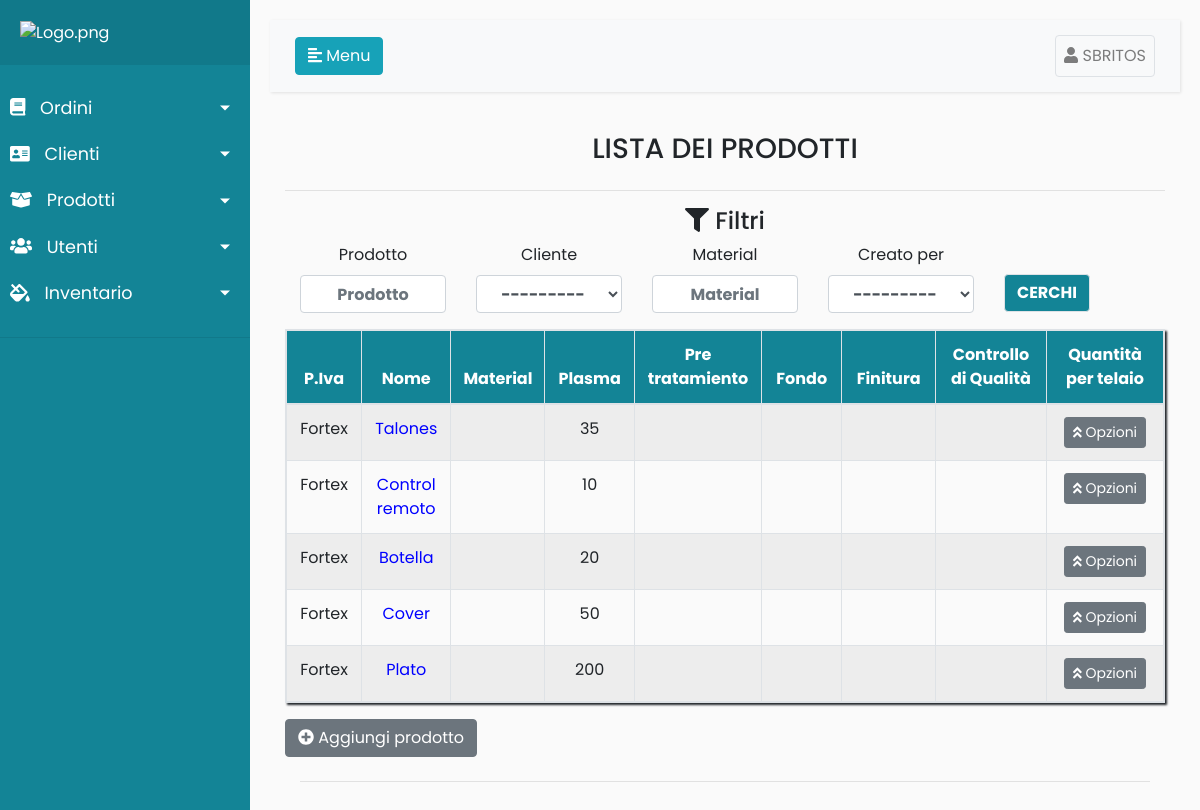
The app's page /Productos/ (signed in) with its own data.
### Register/models.py (models this page shows)
class Usuarios(AbstractUser):
	telefono = models.CharField(max_length=20,null=True, verbose_name='Teléfono',blank=False)
	class Meta:
		permissions = (('Administrador', 'Administrador'),
					   ('Encargado','Encargado'),
					   ('Pintor','Pintor'),
					   ('Montaje','Montaje'),
					   ('Calidad1','Calidad1'),
					   ('Secretaria','Secretaria'),
					   ('Stock','Stock'),
					   )

### Clientes/models.py (models this page shows)
class Clientes(models.Model):
	TIPO_CLIENTE = (
		('Oro','Oro'),
		('Plata','Plata'),
		('Bronce','Bronce'),
		)
	rut = models.IntegerField(primary_key=True,blank=False,null=False)
	nombre_organizacion = models.CharField(max_length=50,blank=False,null=False)
	nombre = models.CharField(max_length=50, blank=False,null=False)
	apellido = models.CharField(max_length=50,blank=False,null=False)
	direccion1 = models.CharField(max_length=150,blank=True,null=False)
	direccion2 = models.CharField(max_length=150, blank=True,null=False)
	ciudad = models.CharField(max_length=20,blank=True,null=False)
	telefono = models.CharField(max_length=20,blank=True,null=False)
	celular = models.CharField(max_length=20,blank=True,null=False)
	email = models.EmailField(max_length=254, blank=True,null=False)
	tipo_cliente = models.CharField(max_length=10,choices=TIPO_CLIENTE,null=False)
	usuarios = models.ForeignKey(settings.AUTH_USER_MODEL,null=True, verbose_name=("Creado por "),on_delete=models.CASCADE)
	history = HistoricalRecords()
	def __str__(self):
		return self.nombre_organizacion

### Productos/models.py (models this page shows, shortened)
class Productos(models.Model):
    nombre = models.CharField(blank=False, max_length=50)
    rut = models.ForeignKey(Clientes, on_delete=models.CASCADE)
    material = models.CharField(blank=True, max_length=50)
    plasma = models.CharField(blank=True, max_length=50)
    preTratamiento = models.ManyToManyField(Stock,related_name='+',blank=True)
    fondo = models.ManyToManyField(Stock,related_name="+",blank=True)
    finitura = models.ManyToManyField(Stock,blank=True)
    deposito = models.CharField(blank=True, max_length=150)
    controlCalidad = models.CharField(blank=True, max_length=50)
    embalaje = models.CharField(blank=True, max_length=50)
    consideraciones = models.TextField(blank=True)
    temperatura = models.IntegerField(blank=True,null=True)
    tiempo_horno = models.IntegerField(blank=True,null=True)
    fotos = models.ImageField(blank=True)
    telaio = models.PositiveSmallIntegerField(blank=True,null=True)
    created = models.DateTimeField(auto_now_add=True)
    updated = models.DateTimeField(auto_now=True,blank=True)
    usuarios = models.ForeignKey(Usuarios, verbose_name=("Creado por "), on_delete=models.CASCADE)
    history = HistoricalRecords()

### Productos/views.py (the view)
# urls.py: path('Productos/', login_required(ListProductosView), name='listProductos'),
def ListProductosView(request):
    Model_one = Productos.objects.all()
    myFilter = OrdenesFilter(request.GET, queryset=Model_one)
    paginator = Paginator(myFilter.qs, 10)
    page = request.GET.get('page1')
    try:
        pub = paginator.page(page)
    except PageNotAnInteger:
        pub = paginator.page(1)
    except EmptyPage:
        pub = paginator.page(paginator.num_pages)
    myFilter = OrdenesFilter(request.GET, queryset=Model_one)
    context = {'Model_one': Model_one, 'pub': pub, "myFilter": myFilter}
    return render(request, 'productos/listProductos.html', context)

### Productos/templates/productos/listProductos.html (shortened to what this page needs)
{%extends 'register/index.html'%}
{%load static%}
{% load widget_tweaks %}
{%block content%}
<div class="container">
    <div class="d-flex justify-content-center">
        <h3>LISTA DEI PRODOTTI </h3>
    </div>
    <hr>
</div>
<div class="container">
    <div class="d-flex justify-content-center">
        <h4><i class="fas fa-filter"></i> Filtri</h4>
    </div>
    <form method="get">
        <div class="container">
            <div class="row align-items-center">
                <div class="col-sm">
                    <label for="nombre" class="text-center container">Prodotto</label>
                    {{myFilter.form.nombre|attr:"placeholder:Prodotto"|add_class:"form-control mb-3 font-weight-bold container text-center"}}
                </div>
                <div class="col-sm">
                    <label for="rut" class="text-center container">Cliente</label>
                    {{myFilter.form.rut|attr:"placeholder:Nombre de producto"|add_class:"form-control mb-3 font-weight-bold container text-center"}}
                </div>
                <div class="col-sm">
                    <label for="material" class="text-center container">Material</label>
                    {{myFilter.form.material|attr:"placeholder:Material"|add_class:"form-control mb-3 font-weight-bold container text-center"}}
                </div>
                <div class="col-sm">
                    <label for="usuarios" class="text-center container">Creato per</label>
                    {{myFilter.form.usuarios|attr:"placeholder:Nombre de producto"|add_class:"form-control mb-3 font-weight-bold container text-center"}}
                </div>
                <div class="col-sm">
                    <button class="btn rounded-pill border" style="color:#fff ;background-color:#138496;margin-top: .8rem" type="submit"><STRONG> CERCHI</STRONG></button>
                </div>
            </div>
        </div>
    </form>
    <table id="tabla" class="table table-responsive border table-striped table-bordered" style="box-shadow:2px 2px 2px;">
        <thead style="background-color:#138496;color:#fff">
        <th class="col-md text-center" style="width:15rem;">P.Iva</th>
        <th class="col-md text-center" style="width:5rem;">Nome</th>
        <th class="col-md text-center" style="width:5rem;">Material</th>
        <th class="col-md text-center" style="width:15rem;">Plasma</th>
        <th class="col-md text-center" style="width:15rem;">Pre tratamiento</th>
        <th class="col-md text-center" style="width:25rem;">Fondo</th>
        <th class="col-md text-center" style="width:25rem;">Finitura</th>
        <th class="col-md text-center" style="width:50rem;">Controllo di Qualità</th>
        <th class="col-md text-center" style="width:50rem;">Quantità per telaio</th>
        </thead>
        {%for producto in pub%}
        <form method="POST" action="{%url 'deleteProductos' producto.id%}">
            {%if producto.estado != "Completato" and producto.ubicacion != "Cliente"%}
            <tr>
                <td class="col-md text-center" style="width:5rem;">{{producto.rut}}</td>
                <td class="col-md text-center" style="width:15rem; color: blue"><a href="/Productos/detail/{{producto.producto.id}} ">{{producto.nombre}}</a>
                </td>
                <td class="col-md text-center" style="width:5rem;">{{producto.cantidad_recibida}}</td>
                <td class="col-md text-center" style="width:5rem;">{{producto.telaio}}</td>
                <td class="col-md text-center" style="width:15rem;">{{producto.estado}}</td>
                <td class="col-md text-center" style="width:15rem;">{{producto.ubicacion}}</td>
                <td class="col-md text-center" style="width:25rem;">{{producto.fecha_entrega_estimada}}</td>
                <td class="col-md text-center" style="width:25rem;">{{producto.asignado}}</td>
                <td class="col-md text-center" style="width:50rem;">
                    <div class="dropup">
                        <button type="button" class="btn btn-secondary btn-sm" data-toggle="dropdown">
                            <i class="fas fa-angle-double-up"></i> Opzioni
                        </button>
{%endif%}
                </td>
            </tr>
        </form>
        {%endfor%}
    </table>
    {%if perms.Register.Administrador or perms.Register.Secretaria or perms.Register.Encargado %}
    <a href="{%url 'createProductos'%}" id="jamaica" class="btn btn-secondary"><i id="japon" class="fas fa-plus-circle"></i> Aggiungi prodotto</a>
{%endif%}
    <div class="container">
        <hr>
    </div>
    {%endblock%}

### Register/templates/register/index.html (shortened to what this page needs)
<!DOCTYPE html>
<html>
<head>
    <link rel="stylesheet" href="https://stackpath.bootstrapcdn.com/bootstrap/4.1.0/css/bootstrap.min.css"
>
    <link rel="stylesheet" href="https://ajax.googleapis.com/ajax/libs/jquerymobile/1.4.5/jquery.mobile.min.css">
</head>
<body>
<div class="wrapper">
    <nav id="sidebar">
        <div class="sidebar-header" style="border-color:#fff;">
            <a href="{%url 'dashboard'%}"><img src="http://www.fortexsrl.it/wp-content/uploads/2013/05/logo1.png" width="100%"
                                                 alt="Logo.png"></a>
        </div>
        <ul class="list-unstyled components">
            <li class="">
                <a href="#homeSubmenu" data-toggle="collapse" aria-expanded="false" class="dropdown-toggle">
                    <i class="fas fa-book"></i>
                    Ordini
                </a>
            </li>
            <li>
                <a href="#pageClienti" data-toggle="collapse" aria-expanded="false" class="dropdown-toggle">
                    <i class="fas fa-address-card"></i>
                    Clienti
                </a>
                <a href="#pageSubmenu" data-toggle="collapse" aria-expanded="false" class="dropdown-toggle">
                    <i class="fas fa-box-open"></i>
                    Prodotti
                </a>
            </li>
            <li>
                <a href="#pageUtenti" data-toggle="collapse" aria-expanded="false" class="dropdown-toggle">
                    <i class="fas fa-users"></i>
                    Utenti
                </a>
            </li>
            <li>
                <a href="#pageInventario" data-toggle="collapse" aria-expanded="false" class="dropdown-toggle">
                    <i class="fas fa-fill-drip"></i>
                    Inventario
                </a>
            </li>
        </ul>
    </nav>
    <div id="content">
        <nav class="navbar navbar-expand-lg navbar-light bg-light">
            <div class="container-fluid">
                <button type="button" id="sidebarCollapse" class="btn btn-info">
                    <i class="fas fa-align-left"></i>
                    <span>Menu</span>
                </button>
                <div class="collapse navbar-collapse" id="navbarSupportedContent">
                    <ul class="nav navbar-nav ml-auto">
                        <li class="nav-item">
                            <a href="#pageInventario1" data-toggle="collapse" style="background:None;"
                               aria-expanded="true"
                               class=" nav-link dropdown border rounded ">
                                <i class="fas fa-user"></i>
                                {{user|upper}}
                            </a>
                        </li>
                    </ul>
                </div>
            </div>
        </nav>
        {%block content%}{%endblock%}
    </div>
</div>
</body>
</html>

### Register/templates/register/index.html (style rules this page uses)
body { font-family: 'Poppins', sans-serif; background: #fafafa; }
a, a:hover, a:focus { color: inherit; text-decoration: none; transition: all 0.3s; }
.navbar { padding: 15px 10px; background: #fff; border: none; border-radius: 0; margin-bottom: 40px; box-shadow: 1px 1px 3px rgba(0, 0, 0, 0.1); }
i, span { display: inline-block; }
.wrapper { display: flex; align-items: stretch; }
#sidebar { min-width: 250px; max-width: 250px; background: #138496; color: #fff; transition: all 0.3s; }
#sidebar ul li a { text-align: left; }
#sidebar .sidebar-header { padding: 20px; background: #11798a; }
#sidebar ul.components { padding: 20px 0; border-bottom: 1px solid #11798a; }
#sidebar ul li a { padding: 10px; font-size: 1.1em; display: block; }
#sidebar ul li a i { margin-right: 10px; }
#sidebar ul li.active > a, a[aria-expanded="true"] { color: #fff; background: #138496; }
a[data-toggle="collapse"] { position: relative; }
.dropdown-toggle::after { display: block; position: absolute; top: 50%; right: 20px; transform: translateY(-50%); }
#content { width: 100%; padding: 20px; min-height: 100vh; transition: all 0.3s; }

### records on screen
Usuarios: username "SBRITOS"
Clientes: rut "---------", usuarios "---------"
Productos: rut "Fortex", nombre "Talones", telaio "35"
Productos: rut "Fortex", nombre "Control remoto", telaio "10"
Productos: rut "Fortex", nombre "Botella", telaio "20"
Productos: rut "Fortex", nombre "Cover", telaio "50"
Productos: rut "Fortex", nombre "Plato", telaio "200"
